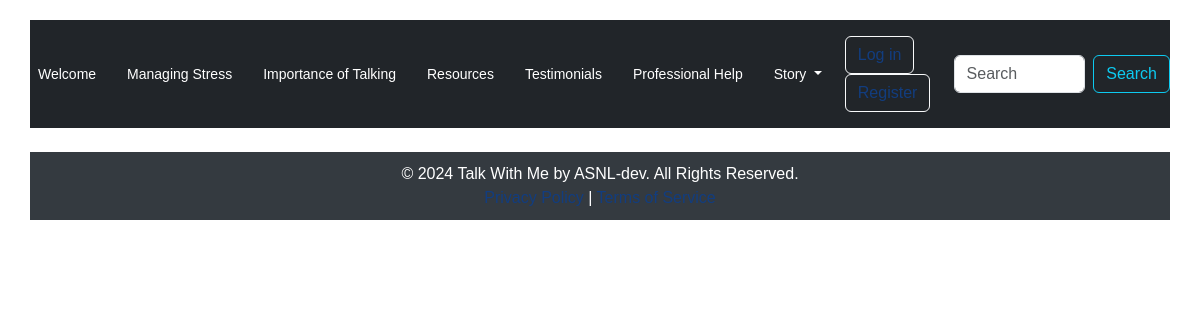
Before: /new with the older database file.
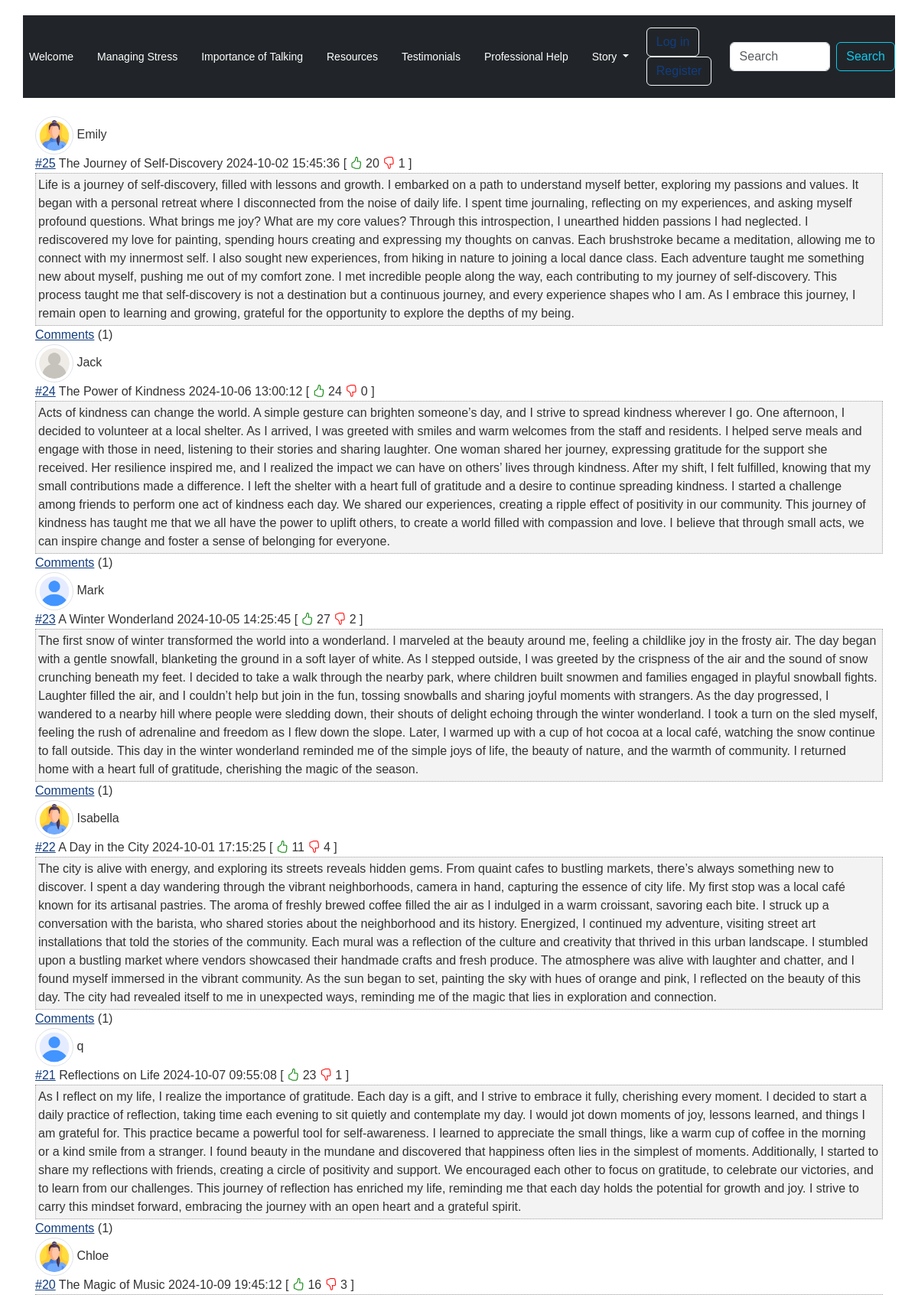
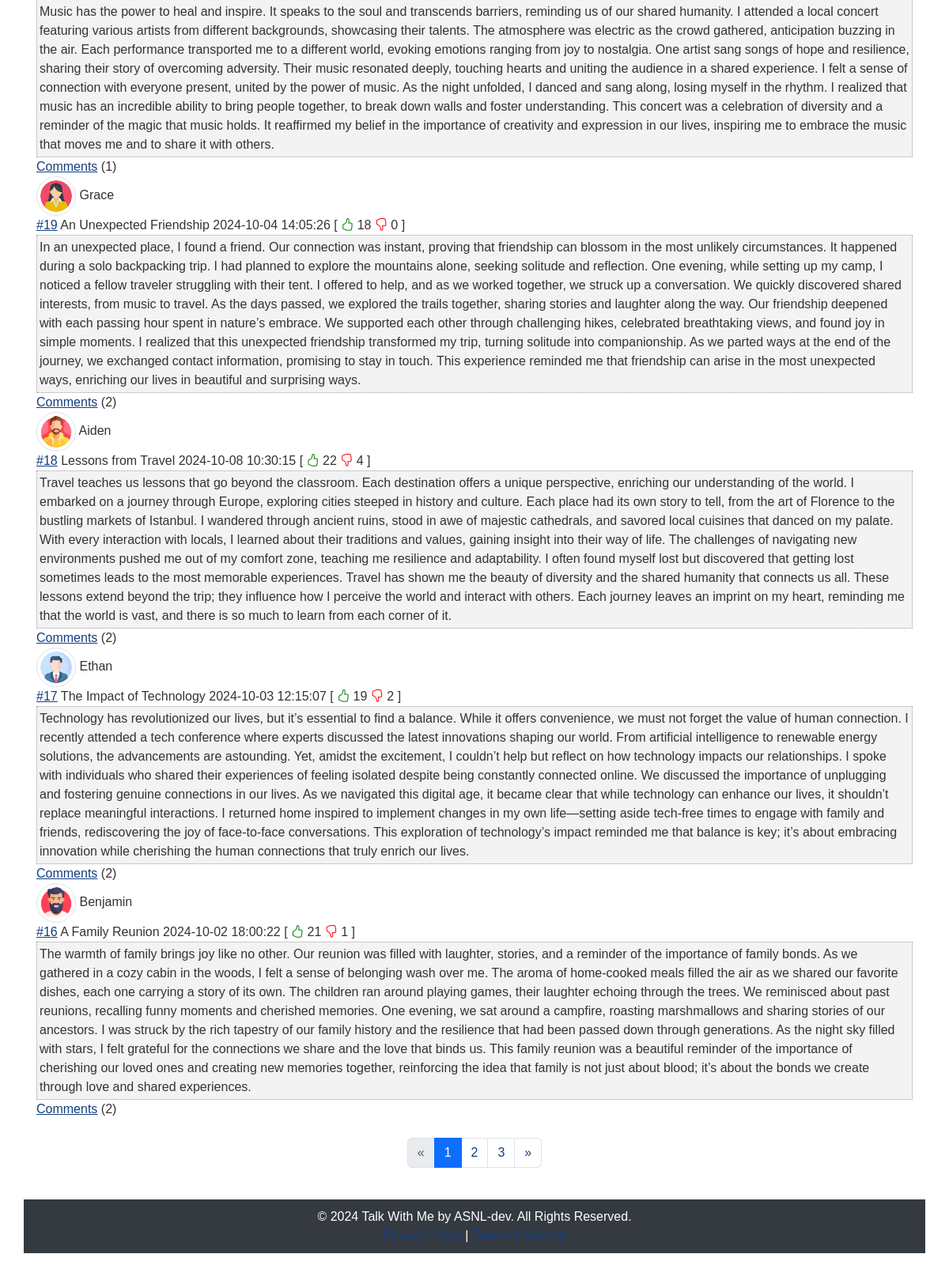
After: the same page with the newer database file (2 pictures, top to bottom).
### models.py (models this page shows)
class Story(db.Model):
    __tablename__ = 'stories'
    id = db.Column(db.Integer, primary_key=True)
    title = db.Column(db.String(100), nullable=False)
    content = db.Column(db.Text, nullable=False)
    user_id = db.Column(db.Integer, db.ForeignKey('users.id'), nullable=False)
    datetime = db.Column(db.DateTime, default=datetime.utcnow)
    likes = db.Column(db.Integer, default=0)  # Add likes attribute
    dislikes = db.Column(db.Integer, default=0)  # Add dislikes attribute
    story_actions = db.relationship('UserAction', backref='acted_on_story', lazy=True, cascade="all, delete-orphan")

class User(db.Model):
    __tablename__ = 'users'
    id = db.Column(db.Integer, primary_key=True)
    username = db.Column(db.String(20), unique=True, nullable=False)
    email = db.Column(db.String(120), unique=True, nullable=False)
    password = db.Column(db.String(60), nullable=False)
    profile_picture_url = db.Column(db.String(200), nullable=True)  # New field
    stories = db.relationship('Story', backref='author', lazy=True)
    comments = db.relationship('Comment', backref='author', lazy=True)
    actions = db.relationship('UserAction', backref='user', lazy=True)

### app.py (the view)
@app.route("/new", defaults={'page': 1})
@app.route('/new/page/<int:page>')
def new(page):
    if page <= 0:
        return render_template("404.html")
    row = PER_PAGE * (page - 1)
    stories_count = Story.query.count()
    stories = Story.query.order_by(Story.id.desc()).offset(row).limit(PER_PAGE).all()
    if not stories and page != 1:
        return render_template("404.html")
    for story in stories:
        get_coms_count(story)
    pag = pagination.Pagination(page, PER_PAGE, stories_count)
    pages_count = get_pages_count(stories_count)
    user = current_user if current_user.is_authenticated else None
    return render_template("new.html", pagination=pag, stories=stories, pages_count=pages_count, current_page=page, from_where="new", user=user)

### functions.py (called while the page is built)
def get_coms_count(story):
    comments = Comment.query.filter_by(story_id=story.id).all()
    story.comments = comments  # Update the story object with the comments
    story.comments_count = len(comments)  # Optionally, store the count

def get_pages_count(stories_count):
    if stories_count > 10:
        if stories_count % 10 == 0:
            count = int(stories_count / 10)
        else:
            count = int(stories_count // 10 + 1)
    else:
        count = 1
    return count

### templates/new.html (shortened to what this page needs)
{% extends "base.html" %}
{% block body %}
<div class="view-content">
    {% for story in stories %}
        <div class="post cit_395664">
            <div class="user-info">
                {% if story.author.profile_picture_url %}
                    <img src="{{ url_for('static', filename=story.author.profile_picture_url) }}" alt="User Avatar" class="img-thumbnail">
                {% else %}
                    <img src="{{ url_for('static', filename='default_avatar.png') }}" alt="User Avatar" class="img-thumbnail">
                {% endif %}
                <span>{{ story.author.username }}</span>
            </div>
            <span class="number"><a href="/post/{{ story.id }}">#{{ story.id }}</a></span>
            <span class="title">{{ story.title }}</span>
            <span class="time">{{ story.datetime }}</span>
            <span class="post_id">
                [
                <span class="votes">
                    <i class="bi bi-hand-thumbs-up like-button" data-id="{{ story.id }}" data-type="story" aria-label="Like"></i>
                </span>
                <span class="rating" id="like-count-{{ story.id }}">{{ story.likes }}</span>
                <span class="votes">
                    <i class="bi bi-hand-thumbs-down dislike-button" data-id="{{ story.id }}" data-type="story" aria-label="Dislike"></i>
                </span>
                <span class="rating" id="dislike-count-{{ story.id }}">{{ story.dislikes }}</span>
                ]
            </span>
            <div class="content">{{ story.content }}</div>
            <span><a href="#" class="toggle-comments" data-id="{{ story.id }}">Comments</a> ({{ story.comments|length }})</span>
        </div>
    {% endfor %}
    {% if from_where == "random" %}
        <a href="/random" class="btn btn-dark btn-lg btn-block text-white text-decoration-none">Other stories</a>
    {% elif pages_count > 1 %}
        <div class="d-flex justify-content-center mt-4">
            <nav aria-label="Page navigation">
                <ul class="pagination">
                    <li class="page-item {% if current_page == 1 %}disabled{% endif %}">
                        <a class="page-link" href="{% if current_page > 1 %}/new/page/{{ current_page - 1 }}{% else %}#{% endif %}" tabindex="-1">&laquo;</a>
                    </li>
                    {% for i in range(1, pages_count + 1) %}
                        <li class="page-item {% if i == current_page %}active{% endif %}">
                            <a class="page-link" href="/new/page/{{ i }}">{{ i }}</a>
                        </li>
                    {% endfor %}
                    <li class="page-item {% if current_page == pages_count %}disabled{% endif %}">
                        <a class="page-link" href="{% if current_page < pages_count %}/new/page/{{ current_page + 1 }}{% else %}#{% endif %}">&raquo;</a>
                    </li>
                </ul>
            </nav>
        </div>
    {% endif %}
</div>
{% endblock %}

Changed rows visible on the page:
added Story: profile_picture_url (picture), author.username "Emily", id "25", title "The Journey of Self-Discovery", datetime "2024-10-02 15:45:36", likes "20", dislikes "1", content "Life is a journey of self-discovery, filled with lessons and growth. I embarked on a path to understand myself better, exploring my passions and values. It began with a personal retreat where I disconnected from the noise of daily life. I spent time journaling, reflecting on my experiences, and asking myself profound questions. What brings me joy? What are my core values? Through this introspection, I unearthed hidden passions I had neglected. I rediscovered my love for painting, spending hours creating and expressing my thoughts on canvas. Each brushstroke became a meditation, allowing me to connect with my innermost self. I also sought new experiences, from hiking in nature to joining a…", comments|length "1"
added Story: profile_picture_url (picture), author.username "Jack", id "24", title "The Power of Kindness", datetime "2024-10-06 13:00:12", likes "24", dislikes "0", content "Acts of kindness can change the world. A simple gesture can brighten someone’s day, and I strive to spread kindness wherever I go. One afternoon, I decided to volunteer at a local shelter. As I arrived, I was greeted with smiles and warm welcomes from the staff and residents. I helped serve meals and engage with those in need, listening to their stories and sharing laughter. One woman shared her journey, expressing gratitude for the support she received. Her resilience inspired me, and I realized the impact we can have on others’ lives through kindness. After my shift, I felt fulfilled, knowing that my small contributions made a difference. I left the shelter with a heart full of gratitude…", comments|length "1"
added Story: profile_picture_url (picture), author.username "Mark", id "23", title "A Winter Wonderland", datetime "2024-10-05 14:25:45", likes "27", dislikes "2", content "The first snow of winter transformed the world into a wonderland. I marveled at the beauty around me, feeling a childlike joy in the frosty air. The day began with a gentle snowfall, blanketing the ground in a soft layer of white. As I stepped outside, I was greeted by the crispness of the air and the sound of snow crunching beneath my feet. I decided to take a walk through the nearby park, where children built snowmen and families engaged in playful snowball fights. Laughter filled the air, and I couldn’t help but join in the fun, tossing snowballs and sharing joyful moments with strangers. As the day progressed, I wandered to a nearby hill where people were sledding down, their shouts of…", comments|length "1"
added Story: profile_picture_url (picture), author.username "Isabella", id "22", title "A Day in the City", datetime "2024-10-01 17:15:25", likes "11", dislikes "4", content "The city is alive with energy, and exploring its streets reveals hidden gems. From quaint cafes to bustling markets, there’s always something new to discover. I spent a day wandering through the vibrant neighborhoods, camera in hand, capturing the essence of city life. My first stop was a local café known for its artisanal pastries. The aroma of freshly brewed coffee filled the air as I indulged in a warm croissant, savoring each bite. I struck up a conversation with the barista, who shared stories about the neighborhood and its history. Energized, I continued my adventure, visiting street art installations that told the stories of the community. Each mural was a reflection of the culture…", comments|length "1"
added Story: profile_picture_url (picture), author.username "q", id "21", title "Reflections on Life", datetime "2024-10-07 09:55:08", likes "23", dislikes "1", content "As I reflect on my life, I realize the importance of gratitude. Each day is a gift, and I strive to embrace it fully, cherishing every moment. I decided to start a daily practice of reflection, taking time each evening to sit quietly and contemplate my day. I would jot down moments of joy, lessons learned, and things I am grateful for. This practice became a powerful tool for self-awareness. I learned to appreciate the small things, like a warm cup of coffee in the morning or a kind smile from a stranger. I found beauty in the mundane and discovered that happiness often lies in the simplest of moments. Additionally, I started to share my reflections with friends, creating a circle of…", comments|length "1"
added Story: profile_picture_url (picture), author.username "Chloe", id "20", title "The Magic of Music", datetime "2024-10-09 19:45:12", likes "16", dislikes "3", content "Music has the power to heal and inspire. It speaks to the soul and transcends barriers, reminding us of our shared humanity. I attended a local concert featuring various artists from different backgrounds, showcasing their talents. The atmosphere was electric as the crowd gathered, anticipation buzzing in the air. Each performance transported me to a different world, evoking emotions ranging from joy to nostalgia. One artist sang songs of hope and resilience, sharing their story of overcoming adversity. Their music resonated deeply, touching hearts and uniting the audience in a shared experience. I felt a sense of connection with everyone present, united by the power of music. As the night…", comments|length "1"
added Story: profile_picture_url (picture), author.username "Grace", id "19", title "An Unexpected Friendship", datetime "2024-10-04 14:05:26", likes "18", dislikes "0", content "In an unexpected place, I found a friend. Our connection was instant, proving that friendship can blossom in the most unlikely circumstances. It happened during a solo backpacking trip. I had planned to explore the mountains alone, seeking solitude and reflection. One evening, while setting up my camp, I noticed a fellow traveler struggling with their tent. I offered to help, and as we worked together, we struck up a conversation. We quickly discovered shared interests, from music to travel. As the days passed, we explored the trails together, sharing stories and laughter along the way. Our friendship deepened with each passing hour spent in nature’s embrace. We supported each other through…", comments|length "2"
added Story: profile_picture_url (picture), author.username "Aiden", id "18", title "Lessons from Travel", datetime "2024-10-08 10:30:15", likes "22", dislikes "4", content "Travel teaches us lessons that go beyond the classroom. Each destination offers a unique perspective, enriching our understanding of the world. I embarked on a journey through Europe, exploring cities steeped in history and culture. Each place had its own story to tell, from the art of Florence to the bustling markets of Istanbul. I wandered through ancient ruins, stood in awe of majestic cathedrals, and savored local cuisines that danced on my palate. With every interaction with locals, I learned about their traditions and values, gaining insight into their way of life. The challenges of navigating new environments pushed me out of my comfort zone, teaching me resilience and adaptability.…", comments|length "2"
added Story: profile_picture_url (picture), author.username "Ethan", id "17", title "The Impact of Technology", datetime "2024-10-03 12:15:07", likes "19", dislikes "2", content "Technology has revolutionized our lives, but it’s essential to find a balance. While it offers convenience, we must not forget the value of human connection. I recently attended a tech conference where experts discussed the latest innovations shaping our world. From artificial intelligence to renewable energy solutions, the advancements are astounding. Yet, amidst the excitement, I couldn’t help but reflect on how technology impacts our relationships. I spoke with individuals who shared their experiences of feeling isolated despite being constantly connected online. We discussed the importance of unplugging and fostering genuine connections in our lives. As we navigated this digital age, it…", comments|length "2"
added Story: profile_picture_url (picture), author.username "Benjamin", id "16", title "A Family Reunion", datetime "2024-10-02 18:00:22", likes "21", dislikes "1", content "The warmth of family brings joy like no other. Our reunion was filled with laughter, stories, and a reminder of the importance of family bonds. As we gathered in a cozy cabin in the woods, I felt a sense of belonging wash over me. The aroma of home-cooked meals filled the air as we shared our favorite dishes, each one carrying a story of its own. The children ran around playing games, their laughter echoing through the trees. We reminisced about past reunions, recalling funny moments and cherished memories. One evening, we sat around a campfire, roasting marshmallows and sharing stories of our ancestors. I was struck by the rich tapestry of our family history and the resilience that had…", comments|length "2"
Other visible differences:
new list line: "1"
new list line: "2"
new list line: "3"
